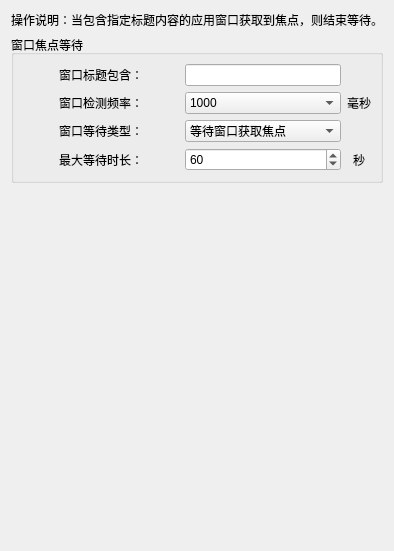
       <widget class="QWidget" name="tab_42">
        <attribute name="title">
         <string>窗口焦点等待</string>
        </attribute>
        <layout class="QVBoxLayout" name="verticalLayout_38">
         <item>
          <widget class="QLabel" name="label_165">
           <property name="sizePolicy">
            <sizepolicy hsizetype="Preferred" vsizetype="Preferred">
             <horstretch>0</horstretch>
             <verstretch>0</verstretch>
            </sizepolicy>
           </property>
           <property name="text">
            <string>操作说明：当包含指定标题内容的应用窗口获取到焦点，则结束等待。</string>
           </property>
           <property name="alignment">
            <set>Qt::AlignmentFlag::AlignCenter</set>
           </property>
           <property name="wordWrap">
            <bool>false</bool>
           </property>
           <property name="margin">
            <number>0</number>
           </property>
           <property name="indent">
            <number>-1</number>
           </property>
           <property name="openExternalLinks">
            <bool>false</bool>
           </property>
          </widget>
         </item>
         <item>
          <widget class="QGroupBox" name="groupBox_70">
           <property name="title">
            <string>窗口焦点等待</string>
           </property>
           <layout class="QGridLayout" name="gridLayout_68" columnstretch="3,3,0">
            <item row="0" column="0">
             <widget class="QLabel" name="label_20">
              <property name="text">
               <string>窗口标题包含：</string>
              </property>
              <property name="alignment">
               <set>Qt::AlignmentFlag::AlignCenter</set>
              </property>
             </widget>
            </item>
            <item row="0" column="1">
             <widget class="QLineEdit" name="lineEdit_18" />
            </item>
            <item row="1" column="2">
             <widget class="QLabel" name="label_169">
              <property name="text">
               <string>毫秒</string>
              </property>
              <property name="alignment">
               <set>Qt::AlignmentFlag::AlignCenter</set>
              </property>
             </widget>
            </item>
            <item row="4" column="0">
             <widget class="QLabel" name="label_170">
              <property name="text">
               <string>最大等待时长：</string>
              </property>
              <property name="alignment">
               <set>Qt::AlignmentFlag::AlignCenter</set>
              </property>
             </widget>
            </item>
            <item row="1" column="0">
             <widget class="QLabel" name="label_168">
              <property name="text">
               <string>窗口检测频率：</string>
              </property>
              <property name="alignment">
               <set>Qt::AlignmentFlag::AlignCenter</set>
              </property>
             </widget>
            </item>
            <item row="4" column="2">
             <widget class="QLabel" name="label_171">
              <property name="text">
               <string>秒</string>
              </property>
              <property name="alignment">
               <set>Qt::AlignmentFlag::AlignCenter</set>
              </property>
             </widget>
            </item>
            <item row="4" column="1">
             <widget class="QSpinBox" name="spinBox_28">
              <property name="maximum">
               <number>100000</number>
              </property>
              <property name="value">
               <number>60</number>
              </property>
             </widget>
            </item>
            <item row="1" column="1">
             <widget class="QComboBox" name="comboBox_68">
              <item>
               <property name="text">
                <string>1000</string>
               </property>
              </item>
              <item>
               <property name="text">
                <string>500</string>
               </property>
              </item>
              <item>
               <property name="text">
                <string>200</string>
               </property>
              </item>
              <item>
               <property name="text">
                <string>100</string>
               </property>
              </item>
              <item>
               <property name="text">
                <string>50</string>
               </property>
              </item>
             </widget>
            </item>
            <item row="2" column="0">
             <widget class="QLabel" name="label_166">
              <property name="text">
               <string>窗口等待类型：</string>
              </property>
              <property name="alignment">
               <set>Qt::AlignmentFlag::AlignCenter</set>
              </property>
             </widget>
            </item>
            <item row="2" column="1">
             <widget class="QComboBox" name="comboBox_69">
              <item>
               <property name="text">
                <string>等待窗口获取焦点</string>
               </property>
              </item>
              <item>
               <property name="text">
                <string>等待窗口失去焦点</string>
               </property>
              </item>
             </widget>
            </item>
           </layout>
          </widget>
         </item>
         <item>
          <spacer name="verticalSpacer_37">
           <property name="orientation">
            <enum>Qt::Orientation::Vertical</enum>
           </property>
           <property name="sizeHint" stdset="0">
            <size>
             <width>20</width>
             <height>357</height>
            </size>
           </property>
          </spacer>
         </item>
        </layout>
       </widget>
